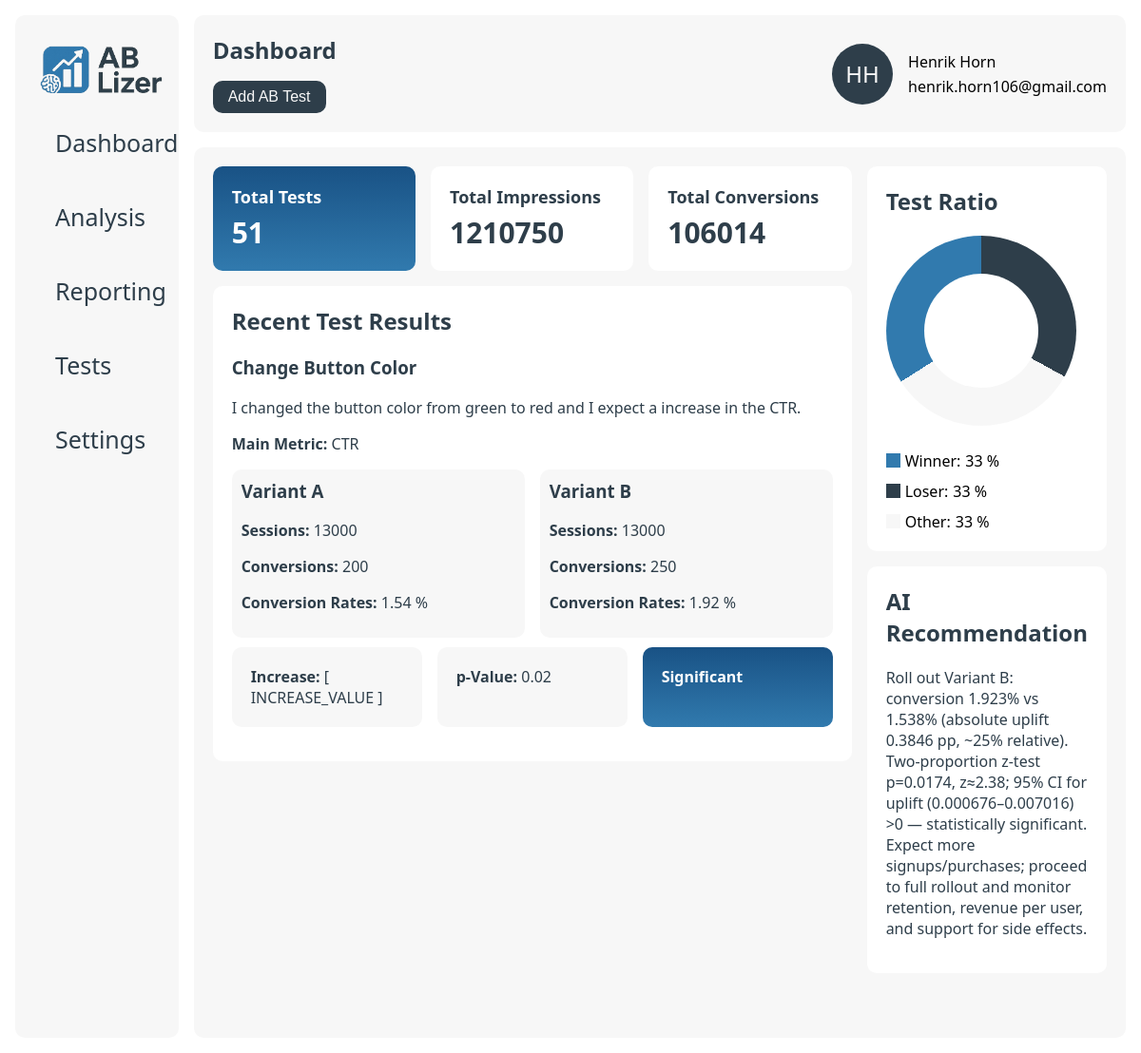
Before: / with the older database file.
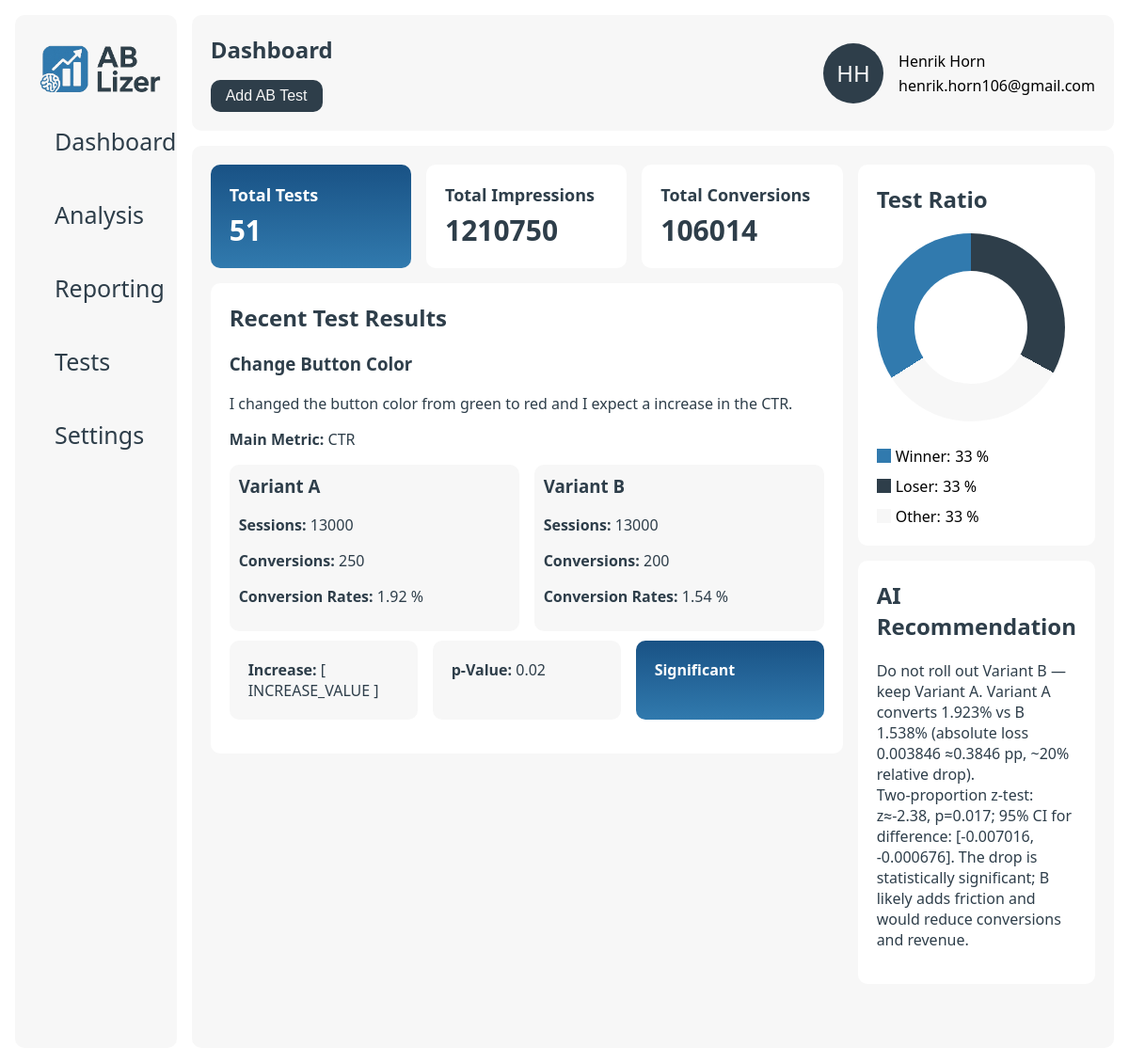
After: the same page with the newer database file.
### data/models.py (models this page shows)
class users(db.Model):
    __tablename__ = 'users'
    id = db.Column(db.Integer, primary_key=True)
    company_id = db.Column(db.Integer, db.ForeignKey('companies.id'), nullable=False)
    name = db.Column(db.String(255), nullable=False)
    email = db.Column(db.String(255), nullable=False)

class ab_tests(db.Model):
    __tablename__ = 'ab_tests'
    id = db.Column(db.Integer, primary_key=True)
    company_id = db.Column(db.Integer, db.ForeignKey('companies.id'), nullable=False)
    name = db.Column(db.String(255), nullable=False)
    description = db.Column(db.Text, nullable=False)
    metric = db.Column(db.String(255), nullable=False)
    created_at = db.Column(db.DateTime, nullable=False)
    __repr__ = lambda self: f'<Ab_Test {self.id}>'
    __str__ = lambda self: f'{self.id}'

class variants(db.Model):
    __tablename__ = 'variants'
    id = db.Column(db.Integer, primary_key=True)
    test_id = db.Column(db.Integer, db.ForeignKey('ab_tests.id'), nullable=False)
    name = db.Column(db.String(255), nullable=False)
    impressions = db.Column(db.Integer, nullable=False)
    conversions = db.Column(db.Integer, nullable=False)
    conversion_rate = db.Column(db.Float, nullable=False)
    __repr__ = lambda self: f'<Variant {self.id}>'
    __str__ = lambda self: f'{self.id}'

class reports(db.Model):
    __tablename__ = 'reports'
    id = db.Column(db.Integer, primary_key=True)
    test_id = db.Column(db.Integer, db.ForeignKey('ab_tests.id'), nullable=False)
    p_value = db.Column(db.Float, nullable=False)
    summary = db.Column(db.Text, nullable=False)
    significance = db.Column(db.Boolean, nullable=False)
    ai_recommendation = db.Column(db.Text, nullable=False)
    created_at = db.Column(db.DateTime, nullable=False, default=db.func.now())
    __repr__ = lambda self: f'<Report {self.id}>'
    __str__ = lambda self: f'{self.id}'

### app.py (the view)
@app.route("/")
def home_page():
    user = db_manager.get_user(1)
    total_tests = len(db_manager.get_ab_tests(user.company_id))
    total_variants = db_manager.get_all_variants(user.company_id)
    total_impressions = 0
    total_conversions = 0
    for variant in total_variants:
        total_impressions += variant.impressions
        total_conversions += variant.conversions
    test = db_manager.get_recent_test(user.company_id)
    try:
        variants = db_manager.get_variants(test.id)
        report = db_manager.get_report(test.id)
    except AttributeError:
        variants = []
        report = None
    for variant in variants:
        variant.conversion_rate = round(float(variant.conversions) / float(variant.impressions) * 100, 2)
    return render_template("index.html",
                           user=user,
                           total_tests=total_tests,
                           total_impressions=total_impressions,
                           total_conversions=total_conversions,
                           test=test,
                           variants=variants,
                           report=report
                           )

### app.py (called while the page is built)
@app.template_filter('initials')
def get_initials(name):
    if not name:
        return ''
    parts = name.strip().split()
    if len(parts) >= 2:
        return (parts[0][0] + parts[1][0]).upper()
    elif len(parts) == 1:
        return parts[0][:2].upper()
    return ''

### data/db_manager.py (called while the page is built)
    def get_ab_tests(self, company_id):
        return ab_tests.query.filter_by(company_id=company_id).order_by(ab_tests.created_at.desc()).all()

    def get_recent_test(self, company_id):
        return ab_tests.query.filter_by(company_id=company_id).order_by(ab_tests.created_at.desc()).first()

    def get_all_variants(self, company_id):
        return db.session.query(variants).join(ab_tests).filter(ab_tests.company_id == company_id).all()

    def get_variants(self, test_id):
        return variants.query.filter_by(test_id=test_id).all()

    def get_report(self, test_id):
        return reports.query.filter_by(test_id=test_id).first()

    def get_user(self, user_id):
        return users.query.filter_by(id=user_id).first()

### templates/index.html (shortened to what this page needs)
{% extends "base.html" %}
{% block page_title %}Dashboard{% endblock %}
{% block page_button %}
    <button class="btn" id="addTestBtn">Add AB Test</button>{% endblock %}
{% block content %}
    <div class="column-grid-2">
        <div class="col-1">
            <div class="column-grid-3">
                <div class="card gradient">
                    <h2 class="card-title">Total Tests</h2>
                    <p class="card-value">{{ total_tests }}</p>
                </div>
                <div class="card">
                    <h2 class="card-title">Total Impressions</h2>
                    <p class="card-value">{{ total_impressions }}</p>
                </div>
                <div class="card">
                    <h2 class="card-title">Total Conversions</h2>
                    <p class="card-value">{{ total_conversions }}</p>
                </div>
            </div>
            <div class="card big">
                <h2>Recent Test Results</h2>
                {% if test is not none %}
                    <h3>{{ test.name }}</h3>
                    <p>{{ test.description }}</p>
                    <p><strong>Main Metric:</strong> {{ test.metric }}</p>
                    {% if variants != [] %}
                        <div class="column-grid-2">
                            {% for variant in variants %}
                                <div class="test-card">
                                    <h3>{{ variant.name }}</h3>
                                    <p><strong>Sessions:</strong> {{ variant.impressions }}</p>
                                    <p><strong>Conversions:</strong> {{ variant.conversions }}</p>
                                    <p><strong>Conversion Rates:</strong> {{ variant.conversion_rate }} %</p>
                                </div>
                            {% endfor %}
                        </div>
                        <div class="column-grid-3">
                            <div class="card secondary">
                                <p><strong>Increase:</strong> [ INCREASE_VALUE ]</p>
                            </div>
                            <div class="card secondary">
                                <p><strong>p-Value:</strong> {{ report.p_value }}</p>
                            </div>
                            {% if report.significance %}
                                <div class="card gradient">
                                    <p><strong>Significant</strong></p>
                                </div>
                            {% else %}
                                <div class="card secondary">
                                    <p><strong>Not Significant</strong></p>
                                </div>
                            {% endif %}
                        </div>
                    {% else %}
                        <button class="btn" id="addVariantBtn">Add Variants</button>
                    {% endif %}
                {% else %}
                    <p>Create your first AB test to see the results.</p>
                {% endif %}
            </div>
        </div>
        <div class="col-2">
            <div class="card big">
                <h2>Test Ratio</h2>
                <div class="chart-container" data-company-id="{{ user.company_id }}">
                    <div class="pie hollow"></div>
                    <div class="legend">
                        <div class="legend-item">
                            <div class="legend-color">
                                <div class="winner"></div>
                            </div>
                            <span>Winner:</span>
                            <span>33 %</span>
                        </div>
                        <div class="legend-item">
                            <div class="legend-color">
                                <div class="loser"></div>
                            </div>
                            <span>Loser:</span>
                            <span>33 %</span>
                        </div>
                        <div class="legend-item">
                            <div class="legend-color">
                                <div class="na"></div>
                            </div>
                            <span>Other:</span>
                            <span>33 %</span>
                        </div>
                    </div>
                </div>
            </div>
            <div class="card big">
                <h2>AI Recommendation</h2>
                <p>{{ report.summary }}</p>
            </div>
        </div>
    </div>
{% endblock %}

### templates/base.html (shortened to what this page needs)
<!DOCTYPE html>
<html lang="en">
<head>
    <link href="{{ url_for('static', filename='style.css') }}" rel="stylesheet">
</head>
<body>
<div class="main-wrapper">
    <div class="sidenav" id="mySidenav">
        <div class="sidenav-container">
            <a class="logo" href="/"><img src="{{ url_for('static', filename='logo_ab-lizer.png') }}" height="50px"></a>
            <a href="/">
                <div class="tab">Dashboard</div>
            </a>
            <a href="#">
                <div class="tab">Analysis</div>
            </a>
            <a href="#">
                <div class="tab">Reporting</div>
            </a>
            <a href="/tests/{{ user.id }}">
                <div class="tab">Tests</div>
            </a>
            <a href="/settings/{{ user.id }}">
                <div class="tab">Settings</div>
            </a>
        </div>
    </div>
    <div class="wrapper">
        <nav>
            <div class="container navigation">
                <div class="hero">
                    <div>
                        <h1>{% block page_title %}{% endblock %}</h1>
                    </div>
                    <div>
                        {% block page_button %}{% endblock %}
                    </div>
                </div>
                <div class="col-wrapper">
                    <div class="profile">
                        <div class="profile-image">{{ user.name|initials }}</div>
                    </div>
                    <div class="profile-info">
                        <div>
                            {{ user.name }}
                        </div>
                        <div>
                            {{ user.email }}
                        </div>
                    </div>
                </div>
            </div>
        </nav>
        <main class="container">
            {% block content %}{% endblock %}
        </main>
    </div>
</div>
</body>
</html>

### static/style.css (style rules this page uses)
:root { --primary: #2E3E4A; --secondary: #F7F7F7; --accent: #317AAE; --gradient: linear-gradient(180deg, rgba(25, 82, 133, 1) 0%, rgba(49, 122, 174, 1) 100%); --danger: #ef4444; --bg: #ffffff; --radius: 10px; --shadow: 0 2px 8px rgba(30, 41, 59, 0.06); --font-primary: 'Segoe UI', 'Roboto', Arial, sans-serif; }
* { box-sizing: border-box; }
body { font-family: var(--font-primary); background: var(--bg); margin: 0; padding: 0; }
nav { background: var(--bg); }
main { overflow-y: scroll; }
p { color: var(--primary); }
h1, h2, h3, h4, h5, h6, p { margin-top: 0; color: var(--primary); }
a { color: var(--primary); text-decoration: none; }
.hero { display: flex; flex-direction: column; justify-content: center; gap: 16px; }
.main-wrapper { display: flex; padding: 16px; }
.wrapper { width: 100%; height: 100vh; padding-left: 16px; align-self: stretch; gap: 16px; display: flex; flex-direction: column; }
.container { padding: 20px 20px; background: var(--secondary); border-radius: var(--radius); height: 100%; }
.container.navigation, h1 { margin-bottom: 0; display: flex; justify-content: space-between; align-items: center; }
.logo { font-size: 1.5rem; font-weight: bold; text-decoration: none; }
.profile-image { display: flex; align-items: center; justify-content: center; border-radius: 50%; background-color: var(--primary); padding: 2px; width: 64px; height: 64px; font-size: 24px; color: var(--secondary); }
.profile-info { display: flex; flex-direction: column; gap: 4px; justify-content: center; }
button { padding: 8px 16px; border: none; border-radius: var(--radius); font-size: 1rem; cursor: pointer; background: var(--primary); color: var(--secondary); }
.sidenav { width: 300px; background-color: var(--bg); position: static; height: 100vh; overflow-x: hidden; }
.sidenav a { color: var(--primary); text-decoration: none; font-size: 25px; display: block; }
.sidenav .tab { padding: 16px 16px; color: var(--primary); text-decoration: none; font-size: 25px; display: block; transition: 0.3s; border-radius: var(--radius); }
.sidenav-container { display: flex; flex-direction: column; gap: 12px; background-color: var(--secondary); border-radius: var( --radius); padding: 32px 26px; height: 100%; }
.card { border-radius: var( --radius); padding: 20px; margin-bottom: 16px; min-width: 200px; background-color: var(--bg); }
.gradient { background: var(--gradient); }
.gradient p { color: var(--bg); margin-bottom: 0; }
.gradient h2 { color: var(--bg); }
.secondary { background: var(--secondary); }
.secondary p { margin-bottom: 0; }
.card.big { width: 100%; }
.card-title { font-size: 18px; margin-bottom: 5px; }
.card-value { font-size: 30px; font-weight: bold; margin: 0; }
.col-wrapper { display: flex; gap: 16px; flex-wrap: wrap; flex-grow: 0; flex-direction: row; }
.column-grid-2 { display: grid; grid-template-columns: repeat(2, 1fr); gap: 16px; }
.column-grid-3 { display: grid; grid-template-columns: repeat(3, 1fr); gap: 16px; }
.chart-container { display: flex; justify-content: flex-start; align-items: center; gap: 26px; flex-wrap: wrap; }
.pie { height: 200px; width: 200px; border-radius: 50%; background: conic-gradient( var(--primary) 0% 33%, var(--secondary) 33% 66%, var(--accent) 66% 100% ); }
.pie.hollow { display: flex; justify-content: center; align-items: center; }
.pie.hollow::after { content: ''; position: sticky; height: 120px; width: 120px; border-radius: 50%; background-color: var(--bg); }
.test-card { min-width: 250px; border-radius: var( --radius); padding: 10px; margin-bottom: 10px; background-color: var(--secondary); }
.legend { display: flex; gap: 10px; flex-wrap: wrap; flex-direction: column; }
.legend-item { display: flex; align-items: center; gap: 5px; }
.legend-color { width: 15px; height: 15px; border-radius: 50%; }
.winner { width: 100%; height: 100%; background-color: var(--accent); }
.loser { width: 100%; height: 100%; background-color: var(--primary); }
.na { width: 100%; height: 100%; background-color: var(--secondary); }

Changed rows visible on the page:
changed variants "Variant A": conversions "200" → "250"; conversion_rate "1.54" → "1.92"
changed variants "Variant B": conversions "250" → "200"; conversion_rate "1.92" → "1.54"
changed reports: summary "Roll out Variant B: conversion 1.923% vs 1.538% (absolute uplift 0.3846 pp, ~25% relative). Two-proportion z-test p=0.0174, z≈2.38; 95% CI for uplift (0.000676–0.007016) >0 — statistically significant. Expect more signups/purchases; proceed to full rollout and monitor retention, revenue per user, and support for side effects." → "Do not roll out Variant B — keep Variant A. Variant A converts 1.923% vs B 1.538% (absolute loss 0.003846 ≈0.3846 pp, ~20% relative drop). Two‑proportion z‑test: z≈-2.38, p=0.017; 95% CI for difference: [-0.007016, -0.000676]. The drop is statistically significant; B likely adds friction and would reduce conversions and revenue."
